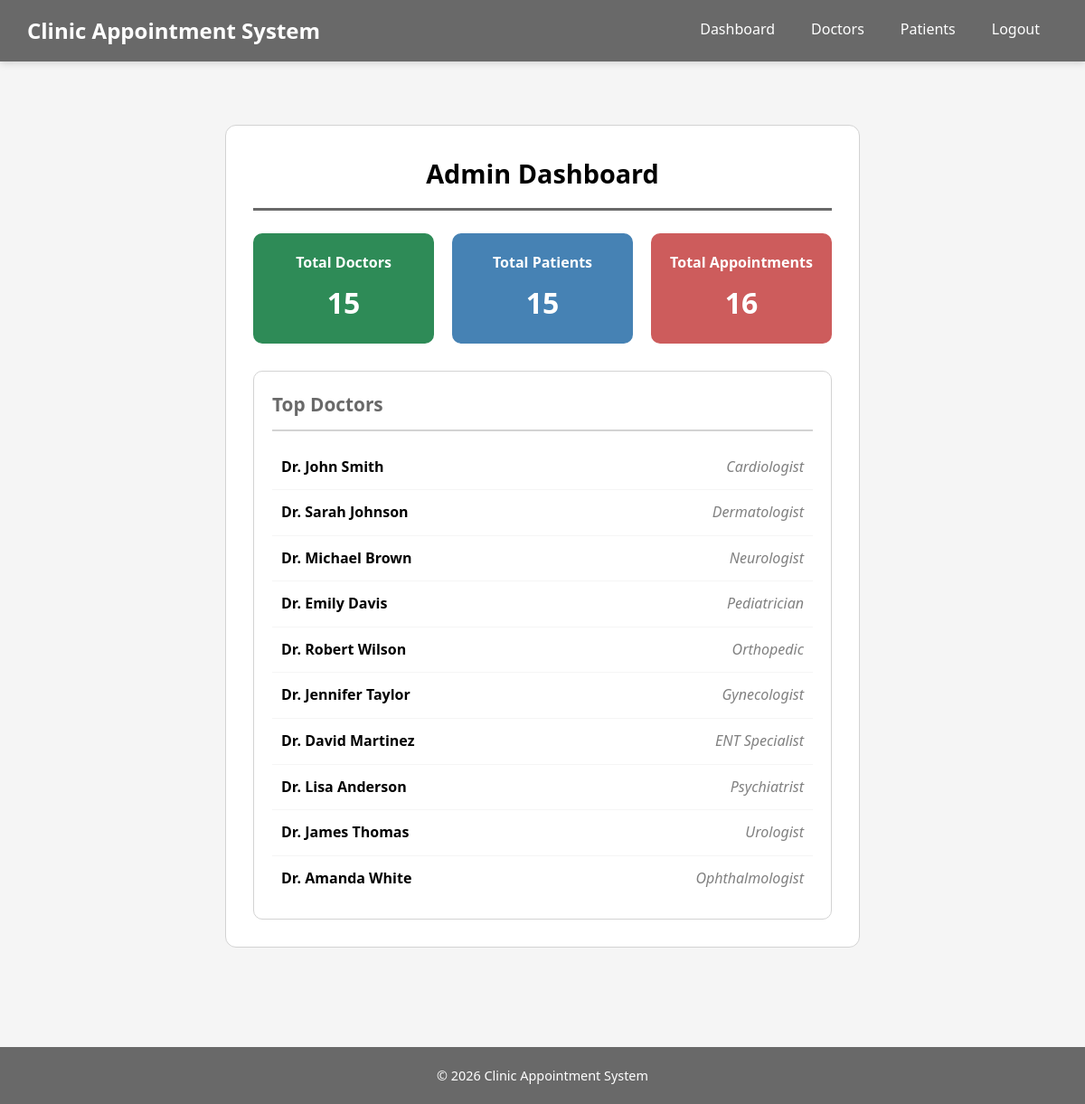
Screenshot of /2510333_AadityaAcharya/public/admin/controller/dashboardController.php (signed in) with the database file from the repository.
### tables this page shows
CREATE TABLE `doctors` (
  `doctor_id` int(11) NOT NULL,
  `name` varchar(100) NOT NULL,
  `specialization` varchar(100) DEFAULT NULL,
  `email` varchar(100) NOT NULL,
  `phone` varchar(20) DEFAULT NULL,
  `created_at` timestamp NULL DEFAULT current_timestamp()
);

### 2510333_AadityaAcharya/public/admin/controller/dashboardController.php (called while the page is built, shortened)
<?php
require_once "../../../config/db.php";
$patientCount = $conn->query("SELECT COUNT(*) FROM patients")->fetchColumn();
$doctorCount = $conn->query("SELECT COUNT(*) FROM doctors")->fetchColumn();
$appointmentCount = $conn->query("SELECT COUNT(*) FROM appointments")->fetchColumn();
$topDoctors = $conn->query("SELECT name, specialization FROM doctors LIMIT 10")->fetchAll(PDO::FETCH_ASSOC);
require "../view/dashboard.php";

### 2510333_AadityaAcharya/public/admin/view/dashboard.php (the view, shortened to what this page needs)
<?php
require  '../../../includes/header.php';
?>
<!DOCTYPE html>
<html lang="en">
<head>
</head>
<body>
    <div class="dashboard-container">
        <h2 class="dashboard-title">Admin Dashboard</h2>
        <div class="dashboard-cards">
            <div class="dashboard-card card-doctors">
                <h3 class="card-label">Total Doctors</h3>
                <p class="card-count"><?php echo htmlspecialchars((string)$doctorCount) ?></p>
            </div>
            <div class="dashboard-card card-patients">
                <h3 class="card-label">Total Patients</h3>
                <p class="card-count"><?php echo htmlspecialchars((string)$patientCount) ?></p>
            </div>
            <div class="dashboard-card card-appointments">
                <h3 class="card-label">Total Appointments</h3>
                <p class="card-count"><?php echo htmlspecialchars((string)$appointmentCount) ?></p>
            </div>
        </div>
        <div class="top-doctors-section">
            <h3 class="section-title">Top Doctors</h3>
            <ul class="doctor-list">
                <?php foreach ($topDoctors as $doctor): ?>
                    <li class="doctor-item">
                        <span class="doctor-name"><?php echo htmlspecialchars($doctor['name']); ?></span>
                        <span class="doctor-specialization"><?php echo htmlspecialchars($doctor['specialization']); ?></span>
                    </li>
                <?php endforeach; ?>
            </ul>
        </div>
    </div>
</body>
</html>
<?php
require '../../../includes/footer.php';
?>

### 2510333_AadityaAcharya/includes/header.php (shortened to what this page needs)
<!DOCTYPE html>
<html>
<head>
<link rel="stylesheet" href="<?php echo BASE_URL ?>/assets/css/style.css">
</head>
<body>
<header>
    <h2>Clinic Appointment System</h2>
    <nav id="nav-menu">
        <?php if(isset($_SESSION['role'])): ?>
            <?php if($_SESSION['role'] === 'admin'): ?>
                <a href="public/admin/controller/dashboardController.php">Dashboard</a>
                <a href="public/admin/controller/doctorController.php">Doctors</a>
                <a href="public/admin/controller/patientController.php">Patients</a>
            <?php endif; ?>
            <a href="public/logout.php" onclick="return confirm('Are You sure you want to logout?')">Logout</a>
        <?php endif; ?>
    </nav>
</header>
<main class="main-container">

### 2510333_AadityaAcharya/includes/footer.php (shortened to what this page needs)
</main>
<footer>
    <p>&copy; <?php echo date('Y'); ?> Clinic Appointment System</p>
</footer>
</body>
</html>

### 2510333_AadityaAcharya/assets/css/style.css (style rules this page uses)
* { margin: 0; padding: 0; box-sizing: border-box; }
html { height: 100%; }
body { min-height: 100%; display: flex; flex-direction: column; background-color: whitesmoke; color: black; font-family: "Segoe UI", Tahoma, Geneva, Verdana, sans-serif; line-height: 1.6; font-size: 16px; }
main { flex: 1; }
header { background-color: dimgray; padding: 0; position: sticky; top: 0; z-index: 1000; display: flex; justify-content: space-between; align-items: center; box-shadow: 0 2px 8px rgba(0, 0, 0, 0.15); }
header h2 { color: white; padding: 15px 30px; font-size: 1.5rem; font-weight: 600; }
nav { background-color: dimgray; padding: 0 30px; justify-content: flex-end; display: flex; }
nav a { color: white; text-decoration: none; padding: 15px 20px; font-weight: 500; border-bottom: 3px solid transparent; transition: all 0.3s ease; }
.main-container { max-width: 1200px; margin: 30px auto; padding: 0 20px; }
.dashboard-container { min-width: 450px; max-width: 1000px; margin: 40px auto; padding: 30px; background: white; border-radius: 12px; border: 1px solid lightgray; }
.dashboard-title { font-size: 1.8rem; color: black; margin-bottom: 25px; padding-bottom: 15px; border-bottom: 3px solid dimgray; text-align: center; }
.dashboard-cards { display: flex; flex-wrap: wrap; gap: 20px; margin-top: 20px; }
.dashboard-card { flex: 1; min-width: 200px; padding: 20px; border-radius: 10px; color: white; text-align: center; }
.card-doctors { background: seagreen; }
.card-patients { background: steelblue; }
.card-appointments { background: indianred; }
.card-label { font-size: 1rem; margin-bottom: 5px; }
.card-count { font-size: 2rem; font-weight: bold; margin: 0; }
.top-doctors-section { margin-top: 30px; padding: 20px; background: white; border: 1px solid lightgray; border-radius: 10px; }
.section-title { font-size: 1.3rem; color: dimgray; margin-bottom: 15px; padding-bottom: 10px; border-bottom: 2px solid lightgray; }
.doctor-list { list-style: none; padding: 0; margin: 0; }
.doctor-item { display: flex; justify-content: space-between; padding: 12px 10px; border-bottom: 1px solid whitesmoke; }
.doctor-item:last-child { border-bottom: none; }
.doctor-name { font-weight: bold; color: black; }
.doctor-specialization { color: gray; font-style: italic; }
footer { background-color: dimgray; color: white; text-align: center; padding: 20px; margin-top: 40px; }
footer p { font-size: 0.9rem; }

### rows the page displays
doctors: name "Dr. John Smith", specialization "Cardiologist"
doctors: name "Dr. Sarah Johnson", specialization "Dermatologist"
doctors: name "Dr. Michael Brown", specialization "Neurologist"
doctors: name "Dr. Emily Davis", specialization "Pediatrician"
doctors: name "Dr. Robert Wilson", specialization "Orthopedic"
doctors: name "Dr. Jennifer Taylor", specialization "Gynecologist"
doctors: name "Dr. David Martinez", specialization "ENT Specialist"
doctors: name "Dr. Lisa Anderson", specialization "Psychiatrist"
doctors: name "Dr. James Thomas", specialization "Urologist"
doctors: name "Dr. Amanda White", specialization "Ophthalmologist"

### other values shown
$doctorCount "15"
$patientCount "15"
$appointmentCount "16"
